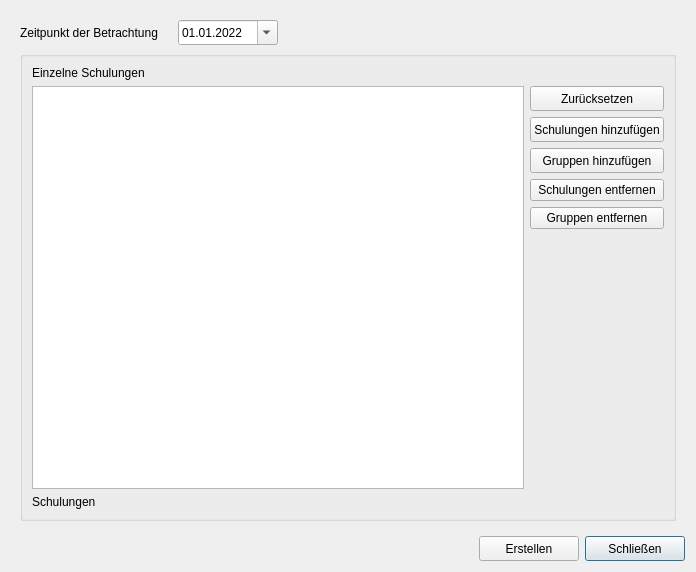
<?xml version="1.0" encoding="UTF-8"?>
<ui version="4.0">
 <class>QMQualiResultReportDialog</class>
 <widget class="QDialog" name="QMQualiResultReportDialog">
  <property name="geometry">
   <rect>
    <x>0</x>
    <y>0</y>
    <width>696</width>
    <height>572</height>
   </rect>
  </property>
  <property name="windowTitle">
   <string>Schulungsbericht erstellen</string>
  </property>
  <layout class="QVBoxLayout" name="verticalLayout">
   <item>
    <widget class="QScrollArea" name="scrollArea">
     <property name="frameShape">
      <enum>QFrame::NoFrame</enum>
     </property>
     <property name="widgetResizable">
      <bool>true</bool>
     </property>
     <widget class="QWidget" name="scrollAreaWidgetContents">
      <property name="geometry">
       <rect>
        <x>0</x>
        <y>0</y>
        <width>678</width>
        <height>520</height>
       </rect>
      </property>
      <layout class="QGridLayout" name="gridLayout_2">
       <item row="0" column="0">
        <layout class="QHBoxLayout" name="horizontalLayout_4">
         <property name="spacing">
          <number>20</number>
         </property>
         <item>
          <widget class="QLabel" name="label_5">
           <property name="text">
            <string>Zeitpunkt der Betrachtung</string>
           </property>
          </widget>
         </item>
         <item>
          <layout class="QHBoxLayout" name="horizontalLayout_3">
           <item>
            <widget class="QDateEdit" name="deUntil">
             <property name="minimumSize">
              <size>
               <width>100</width>
               <height>25</height>
              </size>
             </property>
             <property name="displayFormat">
              <string>dd.MM.yyyy</string>
             </property>
             <property name="calendarPopup">
              <bool>true</bool>
             </property>
             <property name="currentSectionIndex">
              <number>0</number>
             </property>
             <property name="date">
              <date>
               <year>2022</year>
               <month>1</month>
               <day>1</day>
              </date>
             </property>
            </widget>
           </item>
          </layout>
         </item>
         <item>
          <spacer name="horizontalSpacer_2">
           <property name="orientation">
            <enum>Qt::Horizontal</enum>
           </property>
           <property name="sizeHint" stdset="0">
            <size>
             <width>40</width>
             <height>20</height>
            </size>
           </property>
          </spacer>
         </item>
        </layout>
       </item>
       <item row="1" column="0">
        <widget class="QGroupBox" name="gbTraining">
         <property name="title">
          <string/>
         </property>
         <layout class="QGridLayout" name="gridLayout">
          <item row="1" column="1">
           <widget class="QPushButton" name="pbResetTrainings">
            <property name="minimumSize">
             <size>
              <width>100</width>
              <height>25</height>
             </size>
            </property>
            <property name="text">
             <string>Zurücksetzen</string>
            </property>
            <property name="icon">
             <iconset resource="../rcs/icons.qrc">
              <normaloff>:/icons/icons/sc_undo.png</normaloff>:/icons/icons/sc_undo.png</iconset>
            </property>
           </widget>
          </item>
          <item row="5" column="1">
           <widget class="QPushButton" name="pbRemoveFromTrainingGroup">
            <property name="text">
             <string>Gruppen entfernen</string>
            </property>
           </widget>
          </item>
          <item row="0" column="0" colspan="2">
           <widget class="QLabel" name="label">
            <property name="text">
             <string>Einzelne Schulungen</string>
            </property>
           </widget>
          </item>
          <item row="3" column="1">
           <widget class="QPushButton" name="pbAddFromTrainingGroup">
            <property name="minimumSize">
             <size>
              <width>100</width>
              <height>25</height>
             </size>
            </property>
            <property name="text">
             <string>Gruppen hinzufügen</string>
            </property>
           </widget>
          </item>
          <item row="2" column="1">
           <widget class="QPushButton" name="pbAddTraining">
            <property name="minimumSize">
             <size>
              <width>100</width>
              <height>25</height>
             </size>
            </property>
            <property name="text">
             <string>Schulungen hinzufügen</string>
            </property>
           </widget>
          </item>
          <item row="4" column="1">
           <widget class="QPushButton" name="pbRemoveTraining">
            <property name="text">
             <string>Schulungen entfernen</string>
            </property>
           </widget>
          </item>
          <item row="6" column="1">
           <spacer name="verticalSpacer">
            <property name="orientation">
             <enum>Qt::Vertical</enum>
            </property>
            <property name="sizeHint" stdset="0">
             <size>
              <width>20</width>
              <height>33</height>
             </size>
            </property>
           </spacer>
          </item>
          <item row="1" column="0" rowspan="6">
           <widget class="QListWidget" name="lwTrainings">
            <property name="selectionMode">
             <enum>QAbstractItemView::MultiSelection</enum>
            </property>
           </widget>
          </item>
          <item row="7" column="0">
           <widget class="QLabel" name="laElementCount">
            <property name="text">
             <string>Schulungen</string>
            </property>
           </widget>
          </item>
         </layout>
        </widget>
       </item>
      </layout>
     </widget>
    </widget>
   </item>
   <item>
    <layout class="QHBoxLayout" name="horizontalLayout">
     <item>
      <spacer name="horizontalSpacer">
       <property name="orientation">
        <enum>Qt::Horizontal</enum>
       </property>
       <property name="sizeHint" stdset="0">
        <size>
         <width>40</width>
         <height>20</height>
        </size>
       </property>
      </spacer>
     </item>
     <item>
      <widget class="QPushButton" name="pbCreateReport">
       <property name="minimumSize">
        <size>
         <width>100</width>
         <height>25</height>
        </size>
       </property>
       <property name="text">
        <string>Erstellen</string>
       </property>
      </widget>
     </item>
     <item>
      <widget class="QPushButton" name="pbClose">
       <property name="minimumSize">
        <size>
         <width>100</width>
         <height>25</height>
        </size>
       </property>
       <property name="text">
        <string>Schließen</string>
       </property>
       <property name="default">
        <bool>true</bool>
       </property>
      </widget>
     </item>
    </layout>
   </item>
  </layout>
 </widget>
 <resources>
  <include location="../rcs/icons.qrc"/>
 </resources>
 <connections>
  <connection>
   <sender>pbClose</sender>
   <signal>clicked()</signal>
   <receiver>QMQualiResultReportDialog</receiver>
   <slot>close()</slot>
   <hints>
    <hint type="sourcelabel">
     <x>498</x>
     <y>549</y>
    </hint>
    <hint type="destinationlabel">
     <x>279</x>
     <y>285</y>
    </hint>
   </hints>
  </connection>
  <connection>
   <sender>pbResetTrainings</sender>
   <signal>clicked()</signal>
   <receiver>QMQualiResultReportDialog</receiver>
   <slot>resetTrainingList()</slot>
   <hints>
    <hint type="sourcelabel">
     <x>470</x>
     <y>97</y>
    </hint>
    <hint type="destinationlabel">
     <x>279</x>
     <y>285</y>
    </hint>
   </hints>
  </connection>
  <connection>
   <sender>pbAddTraining</sender>
   <signal>clicked()</signal>
   <receiver>QMQualiResultReportDialog</receiver>
   <slot>addTrainings()</slot>
   <hints>
    <hint type="sourcelabel">
     <x>470</x>
     <y>128</y>
    </hint>
    <hint type="destinationlabel">
     <x>279</x>
     <y>285</y>
    </hint>
   </hints>
  </connection>
  <connection>
   <sender>pbAddFromTrainingGroup</sender>
   <signal>clicked()</signal>
   <receiver>QMQualiResultReportDialog</receiver>
   <slot>addFromTrainingGroups()</slot>
   <hints>
    <hint type="sourcelabel">
     <x>470</x>
     <y>159</y>
    </hint>
    <hint type="destinationlabel">
     <x>279</x>
     <y>285</y>
    </hint>
   </hints>
  </connection>
  <connection>
   <sender>pbRemoveFromTrainingGroup</sender>
   <signal>clicked()</signal>
   <receiver>QMQualiResultReportDialog</receiver>
   <slot>removeFromTrainingGroups()</slot>
   <hints>
    <hint type="sourcelabel">
     <x>470</x>
     <y>219</y>
    </hint>
    <hint type="destinationlabel">
     <x>279</x>
     <y>285</y>
    </hint>
   </hints>
  </connection>
  <connection>
   <sender>pbRemoveTraining</sender>
   <signal>clicked()</signal>
   <receiver>QMQualiResultReportDialog</receiver>
   <slot>removeTrainings()</slot>
   <hints>
    <hint type="sourcelabel">
     <x>470</x>
     <y>189</y>
    </hint>
    <hint type="destinationlabel">
     <x>279</x>
     <y>285</y>
    </hint>
   </hints>
  </connection>
  <connection>
   <sender>pbCreateReport</sender>
   <signal>clicked()</signal>
   <receiver>QMQualiResultReportDialog</receiver>
   <slot>createReport()</slot>
   <hints>
    <hint type="sourcelabel">
     <x>529</x>
     <y>548</y>
    </hint>
    <hint type="destinationlabel">
     <x>347</x>
     <y>285</y>
    </hint>
   </hints>
  </connection>
 </connections>
 <slots>
  <slot>resetTrainingList()</slot>
  <slot>addTrainings()</slot>
  <slot>addFromTrainingGroups()</slot>
  <slot>removeTrainings()</slot>
  <slot>removeFromTrainingGroups()</slot>
  <slot>removeSelectedTrainings()</slot>
  <slot>createReport()</slot>
 </slots>
</ui>
